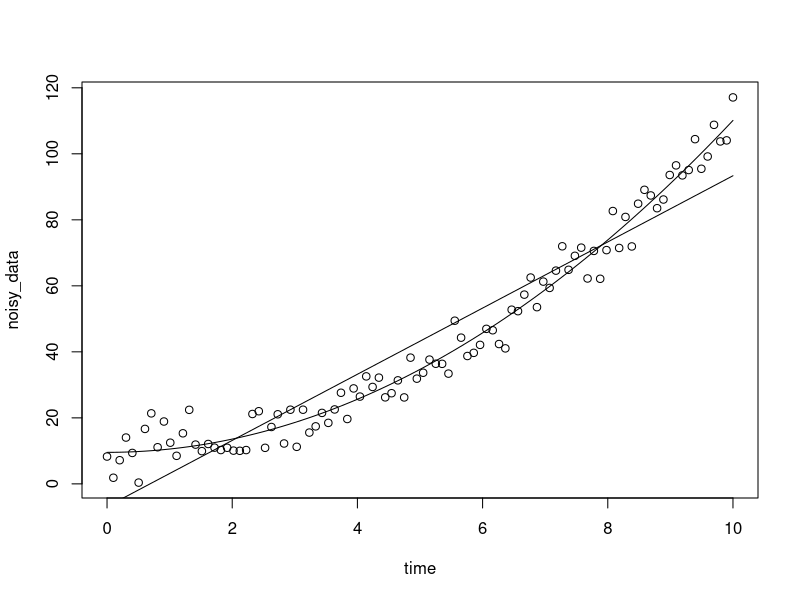
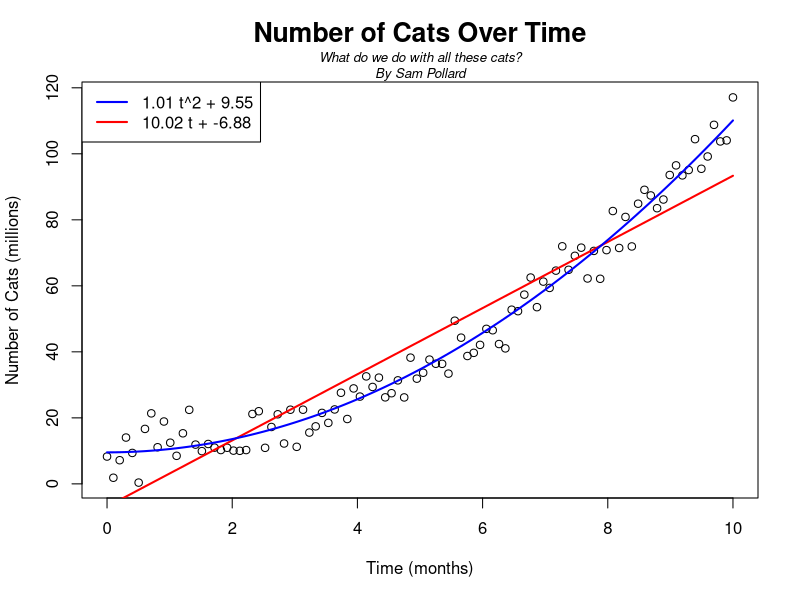

These charts were generated, in order, by the following R code:
# Here is some sample R code. This is mostly supplemental to the pdf.
# Feel free (and in fact I recommment) editing this, running it in your
# own R environment, and seeing what you can do.
# Author: Sam Pollard (sam.d.pollard@gmail.com)
# Last Modified: 12 April 2015
# Note: This file can be run as is, but won't do very much if not run
# in interpreted mode. If you want to run the whole thing at once but
# still see output, you can sprinkle some calls to print throughout.
# For example, print(mydf) will achieve the same effect as if you were
# to type "mydf" (without the quotes) at the prompt.

### Part I
# 1. Introduction
data(trees) # Load a sample dataset
nrow(trees) # Count the sample size
colnames(trees)
max(trees["Volume"]) # Find the largest in the column
max(trees[3]) # The same as above because we access the third column
apply(trees, 2, mean)

# 2. Basic Syntax and Examples
name <- c("H","He","Li") # c can be thought of as "combine"
mass <- c(1.0079,4.0026,6.941)
atomic_number <- seq(1,length(name))
mydf <- data.frame(atomic_number, name, mass)

# 3. Some Subtleties
# 3.1 Vectors
n <- nrow(trees)           # The number of trees
tag <- seq(1,n)            # A sequence from 1 to n, inclusive
lifespan <- 70*runif(n)    # Random values between 0 and 70, inclusive
volume <- trees["Volume"]  # The Volume of each tree
lifespan <- lifespan + 15

# Some helpful functions
class(volume)
volumevec <- trees[["Volume"]]
class(volumevec)
ls() # List all the variables in the current workspace

# 3.2 Building Up
treenames <- paste("T", tag, sep = "")
mydf <- cbind(treenames, trees, lifespan)
rownames(mydf) <- treenames
mydf <- mydf[,-1]
# Alternatively,
# mydf <- mydf[,c(2,3,4,5)]
# mydf[1] <- NULL
sample <- mydf[seq(4,9),]

# 4. Regression and Plotting
# 4.1 Regression
# Generate the noisy data and time samples
lb <- 0
ub <- 10
time <- seq(from = lb, to = ub, length.out = 100)
noisy_data <- rnorm(100, mean = 0, sd = 5) + 10 # Equivalently: rnorm(100,10,5)
noisy_data <- abs(noisy_data) + time^2
# Make a scatterplot of the data
plot(time, noisy_data)
# Try fitting a linear model
linearmodel <- lm(noisy_data ~ time)
# Get the coefficients to overlay the best-fit line over the scatterplot
intercept <- coef(linearmodel)[1]
slope <- coef(linearmodel)[2]
curve(slope * x + intercept, add = TRUE)
linearanalysis <- summary(linearmodel)
# quadratic interpreted as f(x) = p1 x^2 + p2 where p1 and p2 are parameters
# Here is the model we guess the data to follow
quadratic <- noisy_data ~ p1*time^2 + p2
model <- nls(quadratic, start = list(p1=0, p2=0))
# Plot the new, least-squares quadratic
p1 <- coef(model)[1]
p2 <- coef(model)[2]
curve(p1*x^2 + p2, from = lb, to = ub, add = TRUE)
quadraticanalysis <- summary(model)

# 4.2 Plotting
# Close the basic plots we were using and start the driver to make a pdf plot
dev.off()
pdf("sample_plot.pdf")

# Make the scatterplot and label the axes
plot(time, noisy_data, xlab = "Time (months)",
     ylab = "Number of Cats (millions)")
# Change the title and marginal text
title("Number of Cats Over Time", line = 2, cex.main = 1.6)
mtext("What do we do with all these cats?\nBy Sam Pollard", font = 3,
      cex = 0.8)
# Overlay the linear and quadratic best fit curves
curve(slope * x + intercept, add = TRUE, lwd = 2, col = "red")
curve(p1*x^2 + p2, add = TRUE, lwd = 2, col = "blue")
# Create the legend
quadtext <- paste0(format(round(p1, 2), nsmall = 2), " t^2 + ",
                   format(round(p2, 2), nsmall = 2))
linetext <- paste0(format(round(slope, 2), nsmall = 2), " t + ",
                   format(round(intercept, 2), nsmall = 2))
legendtext <- c(quadtext, linetext)
legend("topleft", legend = legendtext, col = c("blue","red"), lwd = c(2,2))
# Say that we're finished plotting so the pdf can be saved
dev.off()

### Part II
# 6. Functions
parenthesize <- function(x, y, z) {
	sprintf("(%s, %s, %s)", x, y, z)
}
